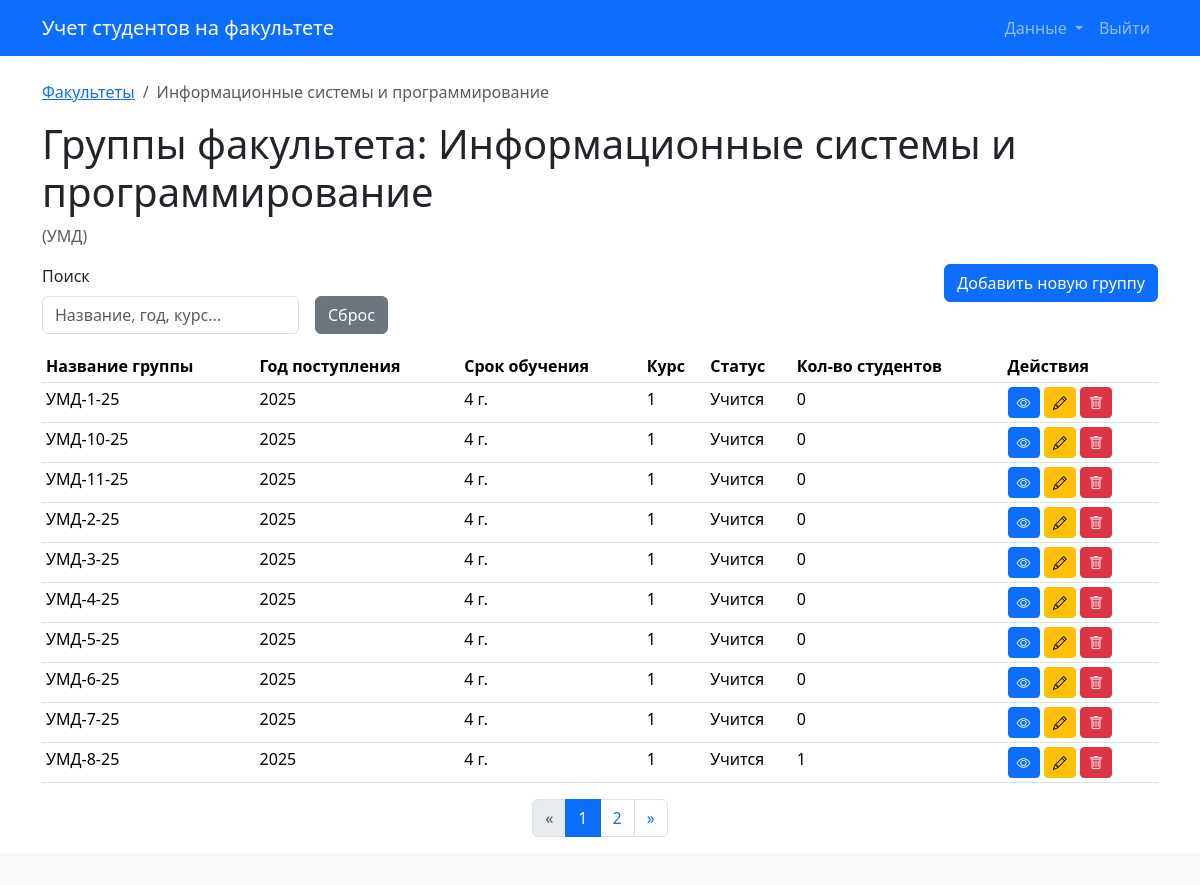
/faculties/1/groups/, run on the app's committed database.
### app/models.py (models this page shows)
class Faculty(db.Model):
    id = db.Column(db.Integer, primary_key=True)
    name = db.Column(db.String(128), nullable=False)
    short_name = db.Column(db.String(32), nullable=False)
    description = db.Column(db.Text)
    groups = db.relationship('Group', backref='faculty', cascade='all, delete-orphan')

class Group(db.Model):
    id = db.Column(db.Integer, primary_key=True)
    year = db.Column(db.Integer, nullable=False)
    duration = db.Column(db.Integer, nullable=False)
    name = db.Column(db.String(64), nullable=False)
    course = db.Column(db.Integer, nullable=False)
    status = db.Column(db.String(32))
    faculty_id = db.Column(db.Integer, db.ForeignKey('faculty.id'), nullable=False)
    students = db.relationship('Student', backref='group', cascade='all, delete-orphan')

### app/routes/groups.py (the view, shortened to what this page needs)
@faculty_groups_bp.route('/')
def list_groups(faculty_id):
    faculty = Faculty.query.get_or_404(faculty_id)
    page = request.args.get('page', 1, type=int)
    per_page = 10
    search_query = request.args.get('search_query', '').strip()
    sort_column_from_request = request.args.get('sort_by')
    current_sort_order = request.args.get('order', 'asc')
    groups_from_db = Group.query.filter_by(faculty_id=faculty.id).all()
    processed_groups = []
    for group_obj in groups_from_db:
        course = (EFFECTIVE_SYSTEM_YEAR - group_obj.year) + 1
        if course < 1: course = 1
        elif course > group_obj.duration: course = group_obj.duration
        status = "Учится"
        if (EFFECTIVE_SYSTEM_YEAR - group_obj.year + 1) > group_obj.duration: status = "Выпущена"
        num_students = Student.query.filter_by(group_id=group_obj.id).count() if hasattr(Student, 'group_id') else 0
        processed_groups.append({
            'id': group_obj.id,
            'name': group_obj.name,
            'year': group_obj.year,
            'duration': group_obj.duration,
            'course': course,
            'status': status,
            'num_students': num_students,
            'faculty_short_name': faculty.short_name # Это может не понадобиться в контексте этого списка
        })
    actual_sort_column = sort_column_from_request if sort_column_from_request else 'name' # Сортируем по имени по умолчанию
    if actual_sort_column != 'default' and processed_groups and actual_sort_column in processed_groups[0]:
        processed_groups.sort(key=lambda x: get_sort_key(x, actual_sort_column), reverse=(current_sort_order == 'desc'))
    elif not processed_groups:
        pass
    else: # Сортировка по умолчанию (если actual_sort_column == 'default' или его нет в ключах)
        processed_groups.sort(key=lambda x: x['name'].lower()) # по имени asc
    total_items = len(processed_groups)
    start_index = (page - 1) * per_page
    end_index = start_index + per_page
    paginated_groups_list = processed_groups[start_index:end_index]
    class SimplePagination:
        def __init__(self, page, per_page, total_items, items):
            self.page = page
            self.per_page = per_page
            self.total = total_items
            self.items = items
            self.pages = (total_items + per_page - 1) // per_page if total_items > 0 else 0
        @property
        def has_prev(self):
            return self.page > 1
        @property
        def has_next(self):
            return self.page < self.pages
        @property
        def next_num(self):
            return self.page + 1 if self.has_next else None
        def iter_pages(self, left_edge=1, left_current=1, right_current=2, right_edge=1):
            last = 0
            for num in range(1, self.pages + 1):
                if num <= left_edge or \
                   (num > self.page - left_current - 1 and num < self.page + right_current) or \
                   num > self.pages - right_edge:
                    if last + 1 != num:
                        yield None
                    yield num
                    last = num
    pagination_obj = SimplePagination(page, per_page, total_items, paginated_groups_list)
    return render_template('groups/list.html',
                           pagination=pagination_obj,
                           faculty=faculty,
                           search_query=search_query,
                           sort_by=sort_column_from_request,
                           order=current_sort_order)

### app/routes/groups.py (called while the page is built)
def get_sort_key(item, column):
    val = item.get(column)
    if isinstance(val, (int, float)):
        return val
    if isinstance(val, str):
        return val.lower()
    return val # На случай None или других типов

### app/templates/groups/list.html (shortened to what this page needs)
{% extends "base.html" %}
{% block content %}
    <nav aria-label="breadcrumb">
        <ol class="breadcrumb">
            <li class="breadcrumb-item"><a href="{{ url_for('faculties.list_faculties') }}">Факультеты</a></li>
            <li class="breadcrumb-item active" aria-current="page">{{ faculty.name }}</li>
        </ol>
    </nav>
    <h1>Группы факультета: {{ faculty.name }}</h1>
    <p class="text-muted">({{ faculty.short_name }})</p>
    <div class="row mb-3">
        <div class="col-md-8">
            <form method="GET" action="{{ url_for('.list_groups', faculty_id=faculty.id) }}" class="row g-3 align-items-end" id="filterSortFormGroups">
                <div class="col-auto">
                    <label for="search_query_group" class="form-label">Поиск</label>
                    <input type="text" name="search_query" id="search_query_group" class="form-control" placeholder="Название, год, курс..." value="{{ search_query or '' }}" onchange="this.form.submit()">
                </div>
                <div class="col-auto">
                    <a href="{{ url_for('.list_groups', faculty_id=faculty.id) }}" class="btn btn-secondary">Сброс</a>
                </div>
            </form>
        </div>
        <div class="col-md-4 text-end">
            <a href="{{ url_for('.create_group', faculty_id=faculty.id) }}" class="btn btn-primary">Добавить новую группу</a>
        </div>
    </div>
    {% if pagination and pagination.items %}
    <table class="table table-hover table-sm">
        <thead>
            <tr>
                <th scope="col" class="sortable-header-group {% if sort_by and sort_by == 'name' %}active-sort-{{ order }}{% endif %}" data-sort="name">
                </th>
                <th scope="col" class="sortable-header-group {% if sort_by and sort_by == 'year' %}active-sort-{{ order }}{% endif %}" data-sort="year">
                </th>
                <th scope="col" class="sortable-header-group {% if sort_by and sort_by == 'duration' %}active-sort-{{ order }}{% endif %}" data-sort="duration">
                </th>
                <th scope="col" class="sortable-header-group {% if sort_by and sort_by == 'course' %}active-sort-{{ order }}{% endif %}" data-sort="course">
                </th>
                <th scope="col" class="sortable-header-group {% if sort_by and sort_by == 'status' %}active-sort-{{ order }}{% endif %}" data-sort="status">
                </th>
                <th scope="col" class="sortable-header-group {% if sort_by and sort_by == 'num_students' %}active-sort-{{ order }}{% endif %}" data-sort="num_students">
                </th>
                <th scope="col">Действия</th>
            </tr>
        </thead>
        <tbody>
            {% for group_item in pagination.items %}
            <tr>
                <td>{{ group_item.name }}</td>
                <td>{{ group_item.year }}</td>
                <td>{{ group_item.duration }} г.</td>
                <td>{{ group_item.course }}</td>
                <td>{{ group_item.status }}</td>
                <td>{{ group_item.num_students }}</td>
                <td>
                    <a href="{{ url_for('group_students.list_students_in_group', group_id=group_item.id) }}" class="btn btn-sm btn-primary" title="Просмотр студентов">
                        <i class="bi bi-eye"></i>
                    </a>
                    <a href="{{ url_for('groups.edit_group', id=group_item.id) }}" class="btn btn-sm btn-warning" title="Редактировать">
                        <i class="bi bi-pencil"></i>
                    </a>
                    <button type="button" class="btn btn-sm btn-danger delete-group-btn"
                            data-bs-toggle="modal"
                            data-bs-target="#confirmDeleteGroupModal"
                            data-group-id="{{ group_item.id }}"
                            data-group-name="{{ group_item.name }}"
                            title="Удалить">
                        <i class="bi bi-trash"></i>
                    </button>
                </td>
            </tr>
            {% endfor %}
        </tbody>
    </table>
    {% else %}
    <p>Для данного факультета группы еще не созданы или не найдены по вашему запросу.</p>
    {% endif %}
    {% if pagination and pagination.pages > 1 %}
    <nav aria-label="Page navigation">
        <ul class="pagination justify-content-center">
            <li class="page-item {% if not pagination.has_prev %}disabled{% endif %}">
                <a class="page-link" href="{% if pagination.has_prev %}{{ url_for('.list_groups', faculty_id=faculty.id, page=pagination.prev_num, search_query=search_query, sort_by=sort_by, order=order) }}{% else %}#__{% endif %}" aria-label="Previous">
                    <span aria-hidden="true">&laquo;</span>
                </a>
            </li>
            {% for p_num in pagination.iter_pages() %}
                {% if p_num %}
                    <li class="page-item {% if p_num == pagination.page %}active{% endif %}">
                        <a class="page-link" href="{{ url_for('.list_groups', faculty_id=faculty.id, page=p_num, search_query=search_query, sort_by=sort_by, order=order) }}">{{ p_num }}</a>
                    </li>
                {% else %}
                    <li class="page-item disabled"><span class="page-link">...</span></li>
                {% endif %}
            {% endfor %}
            <li class="page-item {% if not pagination.has_next %}disabled{% endif %}">
                <a class="page-link" href="{% if pagination.has_next %}{{ url_for('.list_groups', faculty_id=faculty.id, page=pagination.next_num, search_query=search_query, sort_by=sort_by, order=order) }}{% else %}#__{% endif %}" aria-label="Next">
                    <span aria-hidden="true">&raquo;</span>
                </a>
            </li>
        </ul>
    </nav>
    {% endif %}
{% endblock %}

### app/templates/groups/list.html (style rules this page uses)
.sortable-header-group { cursor: pointer; }

### data on the page
Faculty: name "Информационные системы и программирование", short_name "УМД"
Group: name "УМД-1-25", year "2025"
Group: name "УМД-10-25", year "2025"
Group: name "УМД-11-25", year "2025"
Group: name "УМД-2-25", year "2025"
Group: name "УМД-3-25", year "2025"
Group: name "УМД-4-25", year "2025"
Group: name "УМД-5-25", year "2025"
Group: name "УМД-6-25", year "2025"
Group: name "УМД-7-25", year "2025"
Group: name "УМД-8-25", year "2025"

### other printed values
{{ group_item.duration }} "4" "4" "4" "4" "4" "4" "4" "4" "4" "4"
{{ group_item.course }} "1" "1" "1" "1" "1" "1" "1" "1" "1" "1"
{{ group_item.status }} "Учится" "Учится" "Учится" "Учится" "Учится" "Учится" "Учится" "Учится" "Учится" "Учится"
{{ group_item.num_students }} "0" "0" "0" "0" "0" "0" "0" "0" "0" "1"
{{ p_num }} "1" "2"
